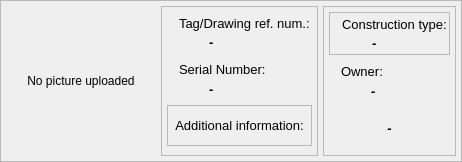
                <widget class="QFrame" name="mainInfoFrame">
                 <property name="frameShape">
                  <enum>QFrame::StyledPanel</enum>
                 </property>
                 <property name="frameShadow">
                  <enum>QFrame::Raised</enum>
                 </property>
                 <layout class="QHBoxLayout" name="horizontalLayout_8">
                  <property name="spacing">
                   <number>5</number>
                  </property>
                  <property name="leftMargin">
                   <number>5</number>
                  </property>
                  <property name="topMargin">
                   <number>5</number>
                  </property>
                  <property name="rightMargin">
                   <number>5</number>
                  </property>
                  <property name="bottomMargin">
                   <number>5</number>
                  </property>
                  <item>
                   <widget class="QLabel" name="subConstructionPictureLbl">
                    <property name="sizePolicy">
                     <sizepolicy hsizetype="Fixed" vsizetype="Fixed">
                      <horstretch>0</horstretch>
                      <verstretch>0</verstretch>
                     </sizepolicy>
                    </property>
                    <property name="minimumSize">
                     <size>
                      <width>150</width>
                      <height>150</height>
                     </size>
                    </property>
                    <property name="text">
                     <string>No picture uploaded</string>
                    </property>
                    <property name="alignment">
                     <set>Qt::AlignCenter</set>
                    </property>
                   </widget>
                  </item>
                  <item>
                   <widget class="QFrame" name="frame_16">
                    <property name="frameShape">
                     <enum>QFrame::StyledPanel</enum>
                    </property>
                    <property name="frameShadow">
                     <enum>QFrame::Raised</enum>
                    </property>
                    <layout class="QGridLayout" name="gridLayout_4">
                     <property name="leftMargin">
                      <number>5</number>
                     </property>
                     <property name="topMargin">
                      <number>5</number>
                     </property>
                     <property name="rightMargin">
                      <number>5</number>
                     </property>
                     <property name="spacing">
                      <number>5</number>
                     </property>
                     <item row="1" column="0">
                      <widget class="QFrame" name="frame_33">
                       <property name="sizePolicy">
                        <sizepolicy hsizetype="Preferred" vsizetype="Preferred">
                         <horstretch>0</horstretch>
                         <verstretch>0</verstretch>
                        </sizepolicy>
                       </property>
                       <layout class="QVBoxLayout" name="verticalLayout_21">
                        <property name="spacing">
                         <number>2</number>
                        </property>
                        <property name="leftMargin">
                         <number>2</number>
                        </property>
                        <property name="topMargin">
                         <number>2</number>
                        </property>
                        <property name="rightMargin">
                         <number>2</number>
                        </property>
                        <property name="bottomMargin">
                         <number>2</number>
                        </property>
                        <item>
                         <widget class="QLabel" name="label_42">
                          <property name="sizePolicy">
                           <sizepolicy hsizetype="Preferred" vsizetype="Preferred">
                            <horstretch>0</horstretch>
                            <verstretch>0</verstretch>
                           </sizepolicy>
                          </property>
                          <property name="minimumSize">
                           <size>
                            <width>0</width>
                            <height>0</height>
                           </size>
                          </property>
                          <property name="font">
                           <font>
                            <family>Arial</family>
                            <pointsize>10</pointsize>
                            <weight>50</weight>
                            <italic>false</italic>
                            <bold>false</bold>
                           </font>
                          </property>
                          <property name="text">
                           <string>Serial Number:</string>
                          </property>
                          <property name="alignment">
                           <set>Qt::AlignLeading|Qt::AlignLeft|Qt::AlignVCenter</set>
                          </property>
                          <property name="indent">
                           <number>10</number>
                          </property>
                         </widget>
                        </item>
                        <item>
                         <widget class="QLabel" name="subConstructSerialLbl">
                          <property name="sizePolicy">
                           <sizepolicy hsizetype="Preferred" vsizetype="Preferred">
                            <horstretch>0</horstretch>
                            <verstretch>0</verstretch>
                           </sizepolicy>
                          </property>
                          <property name="minimumSize">
                           <size>
                            <width>0</width>
                            <height>0</height>
                           </size>
                          </property>
                          <property name="font">
                           <font>
                            <family>Arial</family>
                            <pointsize>10</pointsize>
                            <weight>75</weight>
                            <italic>true</italic>
                            <bold>true</bold>
                           </font>
                          </property>
                          <property name="text">
                           <string>-</string>
                          </property>
                          <property name="alignment">
                           <set>Qt::AlignLeading|Qt::AlignLeft|Qt::AlignVCenter</set>
                          </property>
                          <property name="indent">
                           <number>40</number>
                          </property>
                         </widget>
                        </item>
                       </layout>
                      </widget>
                     </item>
                     <item row="3" column="0">
                      <widget class="QFrame" name="frame_38">
                       <property name="frameShape">
                        <enum>QFrame::StyledPanel</enum>
                       </property>
                       <property name="frameShadow">
                        <enum>QFrame::Raised</enum>
                       </property>
                       <layout class="QVBoxLayout" name="verticalLayout_19">
                        <property name="spacing">
                         <number>2</number>
                        </property>
                        <property name="leftMargin">
                         <number>2</number>
                        </property>
                        <property name="topMargin">
                         <number>2</number>
                        </property>
                        <property name="rightMargin">
                         <number>2</number>
                        </property>
                        <property name="bottomMargin">
                         <number>2</number>
                        </property>
                        <item>
                         <widget class="QLabel" name="label_58">
                          <property name="minimumSize">
                           <size>
                            <width>0</width>
                            <height>0</height>
                           </size>
                          </property>
                          <property name="font">
                           <font>
                            <family>Arial</family>
                            <pointsize>10</pointsize>
                            <weight>50</weight>
                            <italic>false</italic>
                            <bold>false</bold>
                           </font>
                          </property>
                          <property name="text">
                           <string>Additional information:</string>
                          </property>
                          <property name="alignment">
                           <set>Qt::AlignCenter</set>
                          </property>
                          <property name="wordWrap">
                           <bool>false</bool>
                          </property>
                          <property name="indent">
                           <number>10</number>
                          </property>
                         </widget>
                        </item>
                       </layout>
                      </widget>
                     </item>
                     <item row="0" column="0">
                      <widget class="QFrame" name="frame_31">
                       <property name="sizePolicy">
                        <sizepolicy hsizetype="Preferred" vsizetype="Preferred">
                         <horstretch>0</horstretch>
                         <verstretch>0</verstretch>
                        </sizepolicy>
                       </property>
                       <property name="frameShape">
                        <enum>QFrame::NoFrame</enum>
                       </property>
                       <property name="frameShadow">
                        <enum>QFrame::Sunken</enum>
                       </property>
                       <property name="lineWidth">
                        <number>0</number>
                       </property>
                       <layout class="QVBoxLayout" name="verticalLayout_24">
                        <property name="spacing">
                         <number>2</number>
                        </property>
                        <property name="leftMargin">
                         <number>2</number>
                        </property>
                        <property name="topMargin">
                         <number>2</number>
                        </property>
                        <property name="rightMargin">
                         <number>2</number>
                        </property>
                        <property name="bottomMargin">
                         <number>2</number>
                        </property>
                        <item>
                         <widget class="QLabel" name="label_41">
                          <property name="sizePolicy">
                           <sizepolicy hsizetype="Preferred" vsizetype="Preferred">
                            <horstretch>0</horstretch>
                            <verstretch>0</verstretch>
                           </sizepolicy>
                          </property>
                          <property name="minimumSize">
                           <size>
                            <width>0</width>
                            <height>0</height>
                           </size>
                          </property>
                          <property name="font">
                           <font>
                            <family>Arial</family>
                            <pointsize>10</pointsize>
                            <weight>50</weight>
                            <italic>false</italic>
                            <bold>false</bold>
                           </font>
                          </property>
                          <property name="text">
                           <string>Tag/Drawing ref. num.:</string>
                          </property>
                          <property name="alignment">
                           <set>Qt::AlignLeading|Qt::AlignLeft|Qt::AlignVCenter</set>
                          </property>
                          <property name="indent">
                           <number>10</number>
                          </property>
                         </widget>
                        </item>
                        <item>
                         <widget class="QLabel" name="subConstructTagLbl">
                          <property name="sizePolicy">
                           <sizepolicy hsizetype="Preferred" vsizetype="Preferred">
                            <horstretch>0</horstretch>
                            <verstretch>0</verstretch>
                           </sizepolicy>
                          </property>
                          <property name="minimumSize">
                           <size>
                            <width>0</width>
                            <height>0</height>
                           </size>
                          </property>
                          <property name="font">
                           <font>
                            <family>Arial</family>
                            <pointsize>10</pointsize>
                            <weight>75</weight>
                            <italic>true</italic>
                            <bold>true</bold>
                           </font>
                          </property>
                          <property name="text">
                           <string>-</string>
                          </property>
                          <property name="alignment">
                           <set>Qt::AlignLeading|Qt::AlignLeft|Qt::AlignVCenter</set>
                          </property>
                          <property name="indent">
                           <number>40</number>
                          </property>
                         </widget>
                        </item>
                       </layout>
                      </widget>
                     </item>
                    </layout>
                   </widget>
                  </item>
                  <item>
                   <widget class="QFrame" name="frame_19">
                    <property name="frameShape">
                     <enum>QFrame::StyledPanel</enum>
                    </property>
                    <property name="frameShadow">
                     <enum>QFrame::Raised</enum>
                    </property>
                    <layout class="QGridLayout" name="gridLayout_7">
                     <property name="leftMargin">
                      <number>5</number>
                     </property>
                     <property name="topMargin">
                      <number>5</number>
                     </property>
                     <property name="rightMargin">
                      <number>5</number>
                     </property>
                     <property name="bottomMargin">
                      <number>5</number>
                     </property>
                     <property name="spacing">
                      <number>5</number>
                     </property>
                     <item row="2" column="0">
                      <widget class="QFrame" name="frame_41">
                       <property name="sizePolicy">
                        <sizepolicy hsizetype="Preferred" vsizetype="Preferred">
                         <horstretch>0</horstretch>
                         <verstretch>0</verstretch>
                        </sizepolicy>
                       </property>
                       <layout class="QVBoxLayout" name="verticalLayout_40">
                        <property name="spacing">
                         <number>2</number>
                        </property>
                        <property name="leftMargin">
                         <number>2</number>
                        </property>
                        <property name="topMargin">
                         <number>2</number>
                        </property>
                        <property name="rightMargin">
                         <number>2</number>
                        </property>
                        <property name="bottomMargin">
                         <number>2</number>
                        </property>
                        <item>
                         <widget class="QLabel" name="label_53">
                          <property name="sizePolicy">
                           <sizepolicy hsizetype="Preferred" vsizetype="Preferred">
                            <horstretch>0</horstretch>
                            <verstretch>0</verstretch>
                           </sizepolicy>
                          </property>
                          <property name="minimumSize">
                           <size>
                            <width>0</width>
                            <height>0</height>
                           </size>
                          </property>
                          <property name="font">
                           <font>
                            <family>Arial</family>
                            <pointsize>10</pointsize>
                            <weight>50</weight>
                            <italic>false</italic>
                            <bold>false</bold>
                           </font>
                          </property>
                          <property name="text">
                           <string>Owner:</string>
                          </property>
                          <property name="alignment">
                           <set>Qt::AlignLeading|Qt::AlignLeft|Qt::AlignVCenter</set>
                          </property>
                          <property name="indent">
                           <number>10</number>
                          </property>
                         </widget>
                        </item>
                        <item>
                         <widget class="QLabel" name="subConstructOwnerLbl">
                          <property name="sizePolicy">
                           <sizepolicy hsizetype="Preferred" vsizetype="Preferred">
                            <horstretch>0</horstretch>
                            <verstretch>0</verstretch>
                           </sizepolicy>
                          </property>
                          <property name="minimumSize">
                           <size>
                            <width>0</width>
                            <height>0</height>
                           </size>
                          </property>
                          <property name="font">
                           <font>
                            <family>Arial</family>
                            <pointsize>10</pointsize>
                            <weight>75</weight>
                            <italic>true</italic>
                            <bold>true</bold>
                           </font>
                          </property>
                          <property name="text">
                           <string>-</string>
                          </property>
                          <property name="alignment">
                           <set>Qt::AlignLeading|Qt::AlignLeft|Qt::AlignVCenter</set>
                          </property>
                          <property name="indent">
                           <number>40</number>
                          </property>
                         </widget>
                        </item>
                       </layout>
                      </widget>
                     </item>
                     <item row="1" column="0">
                      <widget class="QFrame" name="frame_32">
                       <property name="sizePolicy">
                        <sizepolicy hsizetype="Preferred" vsizetype="Preferred">
                         <horstretch>0</horstretch>
                         <verstretch>0</verstretch>
                        </sizepolicy>
                       </property>
                       <property name="frameShape">
                        <enum>QFrame::StyledPanel</enum>
                       </property>
                       <property name="frameShadow">
                        <enum>QFrame::Raised</enum>
                       </property>
                       <layout class="QVBoxLayout" name="verticalLayout_37">
                        <property name="spacing">
                         <number>2</number>
                        </property>
                        <property name="leftMargin">
                         <number>2</number>
                        </property>
                        <property name="topMargin">
                         <number>2</number>
                        </property>
                        <property name="rightMargin">
                         <number>2</number>
                        </property>
                        <property name="bottomMargin">
                         <number>2</number>
                        </property>
                        <item>
                         <widget class="QLabel" name="label_13">
                          <property name="sizePolicy">
                           <sizepolicy hsizetype="Preferred" vsizetype="Preferred">
                            <horstretch>0</horstretch>
                            <verstretch>0</verstretch>
                           </sizepolicy>
                          </property>
                          <property name="minimumSize">
                           <size>
                            <width>0</width>
                            <height>0</height>
                           </size>
                          </property>
                          <property name="font">
                           <font>
                            <family>Arial</family>
                            <pointsize>10</pointsize>
                            <weight>50</weight>
                            <italic>false</italic>
                            <bold>false</bold>
                           </font>
                          </property>
                          <property name="text">
                           <string>Construction type:</string>
                          </property>
                          <property name="alignment">
                           <set>Qt::AlignLeading|Qt::AlignLeft|Qt::AlignVCenter</set>
                          </property>
                          <property name="margin">
                           <number>0</number>
                          </property>
                          <property name="indent">
                           <number>10</number>
                          </property>
                         </widget>
                        </item>
                        <item>
                         <widget class="QLabel" name="subConstructTypeLbl">
                          <property name="sizePolicy">
                           <sizepolicy hsizetype="Preferred" vsizetype="Preferred">
                            <horstretch>0</horstretch>
                            <verstretch>0</verstretch>
                           </sizepolicy>
                          </property>
                          <property name="minimumSize">
                           <size>
                            <width>0</width>
                            <height>0</height>
                           </size>
                          </property>
                          <property name="font">
                           <font>
                            <family>Arial</family>
                            <pointsize>10</pointsize>
                            <weight>75</weight>
                            <italic>true</italic>
                            <bold>true</bold>
                           </font>
                          </property>
                          <property name="text">
                           <string>-</string>
                          </property>
                          <property name="alignment">
                           <set>Qt::AlignLeading|Qt::AlignLeft|Qt::AlignVCenter</set>
                          </property>
                          <property name="indent">
                           <number>40</number>
                          </property>
                         </widget>
                        </item>
                       </layout>
                      </widget>
                     </item>
                     <item row="3" column="0">
                      <widget class="QLabel" name="subConstructAdditionalInfoLbl">
                       <property name="sizePolicy">
                        <sizepolicy hsizetype="Preferred" vsizetype="Preferred">
                         <horstretch>0</horstretch>
                         <verstretch>0</verstretch>
                        </sizepolicy>
                       </property>
                       <property name="minimumSize">
                        <size>
                         <width>0</width>
                         <height>0</height>
                        </size>
                       </property>
                       <property name="font">
                        <font>
                         <family>Arial</family>
                         <pointsize>10</pointsize>
                         <weight>75</weight>
                         <italic>true</italic>
                         <bold>true</bold>
                        </font>
                       </property>
                       <property name="layoutDirection">
                        <enum>Qt::RightToLeft</enum>
                       </property>
                       <property name="text">
                        <string>-</string>
                       </property>
                       <property name="alignment">
                        <set>Qt::AlignCenter</set>
                       </property>
                       <property name="wordWrap">
                        <bool>true</bool>
                       </property>
                       <property name="indent">
                        <number>0</number>
                       </property>
                      </widget>
                     </item>
                    </layout>
                   </widget>
                  </item>
                 </layout>
                </widget>
